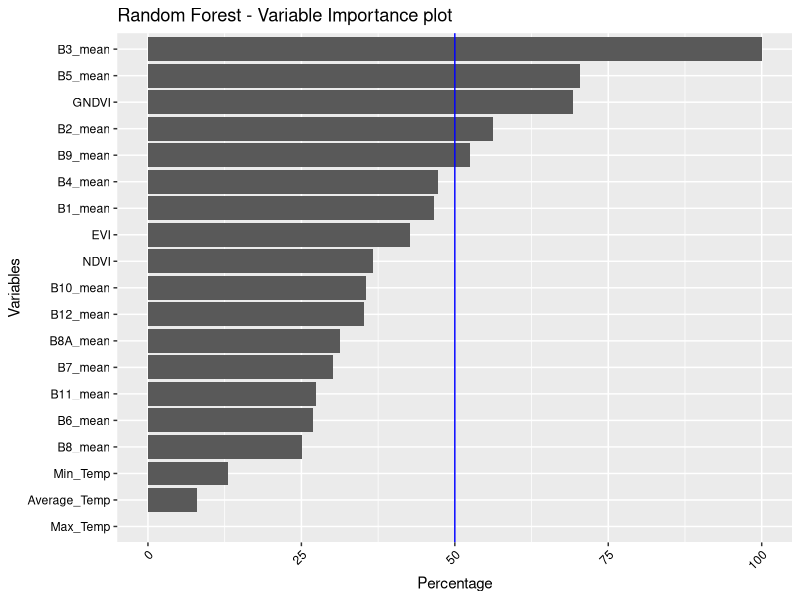

Write the R code that produced this figure.
# Load packages
# https://www.machinelearningplus.com/machine-learning/caret-package/
# https://www.youtube.com/watch?v=fSytzGwwBVw
library(tidyverse)
library(mlbench)
library(ggplot2)
library(caret)

# Set the folder location
#setwd('~/Dropbox/RS Project/RSSTARTUP_repo/Product_Development/Yield_forcasting_R/Innovation_laboratory_EAGLE')
setwd('/home/diego/GITHUP_REPO/Innovation_laboratory_EAGLE')

# Import dataset
# The dataset used is summary_fn.csv, which was clean but the original one
# is summary.csv
Field_Carmen <- read.csv('./Original_data/summary_fn.csv')

# Structure of the dataframe
str(Field_Carmen)

# See top 6 rows and 10 columns
head(Field_Carmen[, 1:10])

# Split the data into training and test set
set.seed(123)
training.samples <- Field_Carmen$Kg_He %>%
  createDataPartition(p = 0.75, list = FALSE)

train.data  <- Field_Carmen[training.samples, ]
test.data <- Field_Carmen[-training.samples, ]

################################################################################

# Build the model
#model <- lm(Kg_He ~., data = train.data)

# Observe the model
#model

# It is because, one of your dependent variables has NA for Coefficients given as
# output by the lm(..) function. Such a variable is making no difference to the 
# model, often due to multicollinearity problem ie, that predictor variable is 
# linearly dependent on other predictor variables OR because, that predictor 
# variable is constant for all the records(rows). The best thing to do is to drop
# that variable from the formula in lm(..) function and do the regression again.

# Make predictions and compute the R2, RMSE and MAE
#predictions <- model %>% predict(test.data, na.action=na.exclude)

#data.frame( R2 = R2(predictions, test.data$Kg_He),
#            RMSE = RMSE(predictions, test.data$Kg_He),
#            MAE = MAE(predictions, test.data$Kg_He))

#RMSE(predictions, test.data$Kg_He)/mean(test.data$Kg_He)

################################################################################

# RandomForest
# https://topepo.github.io/caret/train-models-by-tag.html#random-forest
# https://stats.stackexchange.com/questions/348245/do-we-have-to-tune-the-number-of-trees-in-a-random-forest
# https://stats.stackexchange.com/questions/50210/caret-and-randomforest-number-of-trees

# Define training control
set.seed(234)
train.control <- trainControl(method = "none")

# Train the model
model <- train(Kg_He ~., data = Field_Carmen, 
               method = "rf",
               ntree = 1000,
               trControl = train.control,
               tuneGrid = data.frame(mtry = 6))

# Summarize the results
summary(model)
print(model)

# Make predictions and compute the R2, RMSE and MAE
predictions <- model %>% predict(test.data, na.action=na.exclude)

predictions

data.frame( R2 = R2(predictions, test.data$Kg_He),
            RMSE = RMSE(predictions, test.data$Kg_He),
            MAE = MAE(predictions, test.data$Kg_He))

RMSE(predictions, test.data$Kg_He)/mean(test.data$Kg_He)

# variable importance
gbmImp <- varImp(model, scale = T)
gbmImp

# Save boxplot as .png
png(file = './Plots/Variable_Importance.png', units = "px",
    width = 600, height = 700)
#plot(gbmImp, top = 19, main = "Random Forest - Variable Importance plot")

nrow(varImp(model)$importance) #34 variables extracted

p <- varImp(model)$importance %>% 
  as.data.frame() %>%
  rownames_to_column() %>%
  arrange(Overall) %>%
  mutate(rowname = forcats::fct_inorder(rowname )) %>%
  ggplot() +
  geom_col(aes(x = rowname, y = Overall)) +
  coord_flip() +
  labs(title = "Random Forest - Variable Importance plot") +
  geom_hline(yintercept = 50, color = "blue", size=0.5) +
  ylab('Percentage') + xlab('Variables') + 
  theme(axis.text.x = element_text(angle = 45, hjust = 1, colour = "black")) +
  theme(axis.text.y = element_text(hjust = 1, colour = "black"))


plot(p)

dev.off()
